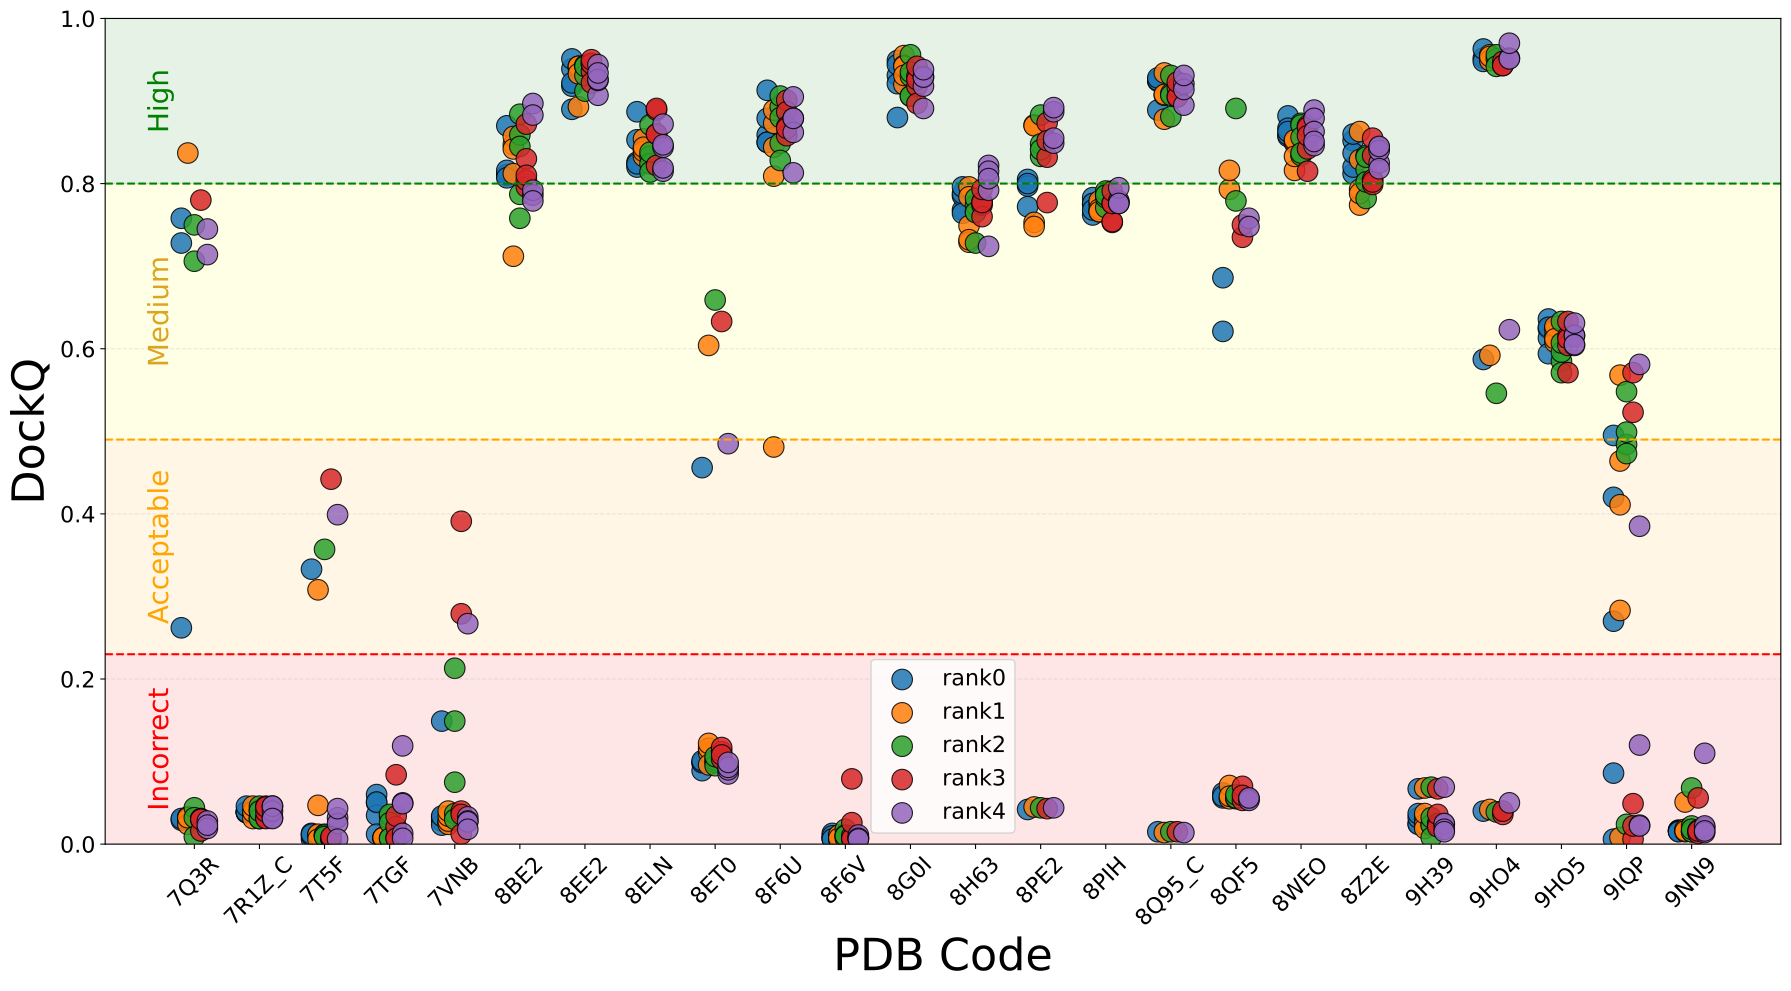

Python code for this plot:
"""
Plot DockQ scores for all ranks (rank0-rank4) across five seeds for each benchmark structure.

Input files:
    ../seed1/output/DockQ_seed*_rank*.txt

Output:
    DockQ_allranks_pdb_plot.pdf
"""

import matplotlib.pyplot as plt
import pandas as pd

# ==========================================
# Input files
# ==========================================
dockq_files = {
    f"rank{rank}": [
        f"../seed1/output/DockQ_seed{seed}_rank{rank}.txt"
        for seed in range(5)
    ]
    for rank in range(5)
}

# ==========================================
# Plot settings
# ==========================================
rank_colors = {
    "rank0": "#1f77b4",
    "rank1": "#ff7f0e",
    "rank2": "#2ca02c",
    "rank3": "#d62728",
    "rank4": "#9467bd",
}

offsets = {
    "rank0": -0.20,
    "rank1": -0.10,
    "rank2": 0.00,
    "rank3": 0.10,
    "rank4": 0.20,
}

# ==========================================
# Read DockQ files
# ==========================================
all_data = []

for rank, files in dockq_files.items():

    rank_dfs = []

    for file in files:
        df = pd.read_csv(file, sep=r"\s+")
        df.columns = df.columns.str.strip()

        df["PDB_code"] = df["PDB"]
        df["Rank"] = rank

        rank_dfs.append(df[["PDB_code", "DockQ", "Rank"]])

    all_data.append(pd.concat(rank_dfs, ignore_index=True))

# ==========================================
# Combine all data
# ==========================================
df_all = pd.concat(all_data, ignore_index=True)

df_all["DockQ"] = pd.to_numeric(df_all["DockQ"], errors="coerce")
df_all = df_all.dropna(subset=["PDB_code", "DockQ"])

# ==========================================
# Assign x positions
# ==========================================
pdb_codes = sorted(df_all["PDB_code"].unique())
pdb_to_x = {pdb: i for i, pdb in enumerate(pdb_codes)}

df_all["x"] = df_all["PDB_code"].map(pdb_to_x)

# ==========================================
# Create plot
# ==========================================
plt.figure(figsize=(18, 10))

# DockQ quality regions
plt.axhspan(0.80, 1.00, color="green", alpha=0.10)
plt.axhspan(0.49, 0.80, color="yellow", alpha=0.10)
plt.axhspan(0.23, 0.49, color="orange", alpha=0.10)
plt.axhspan(0.00, 0.23, color="red", alpha=0.10)

plt.axhline(0.80, color="green", linestyle="--")
plt.axhline(0.49, color="orange", linestyle="--")
plt.axhline(0.23, color="red", linestyle="--")

# Region labels
plt.text(
    -0.3, 0.115, "Incorrect",
    fontsize=20, color="red",
    rotation=90, va="center", ha="right"
)

plt.text(
    -0.3, 0.36, "Acceptable",
    fontsize=20, color="orange",
    rotation=90, va="center", ha="right"
)

plt.text(
    -0.3, 0.645, "Medium",
    fontsize=20, color="goldenrod",
    rotation=90, va="center", ha="right"
)

plt.text(
    -0.3, 0.90, "High",
    fontsize=20, color="green",
    rotation=90, va="center", ha="right"
)

# Plot each rank
for rank in dockq_files:

    subset = df_all[df_all["Rank"] == rank]

    plt.scatter(
        subset["x"] + offsets[rank],
        subset["DockQ"],
        s=220,
        alpha=0.85,
        color=rank_colors[rank],
        edgecolor="black",
        linewidth=0.8,
        label=rank,
    )

# ==========================================
# Axis formatting
# ==========================================
plt.xlabel("PDB Code", fontsize=32)
plt.ylabel("DockQ", fontsize=32)

plt.xticks(
    range(len(pdb_codes)),
    pdb_codes,
    rotation=45,
    fontsize=16,
)

plt.yticks(fontsize=16)

plt.ylim(0, 1)
plt.grid(axis="y", linestyle="--", alpha=0.3)

plt.legend(fontsize=16)
plt.tight_layout()

# ==========================================
# Save figure
# ==========================================
output_file = "DockQ_allranks_pdb_plot.pdf"

plt.savefig(
    output_file,
    dpi=300,
    bbox_inches="tight",
)

plt.show()

print(f"Saved plot to {output_file}")
print(f"Total PDB structures: {len(pdb_codes)}")
